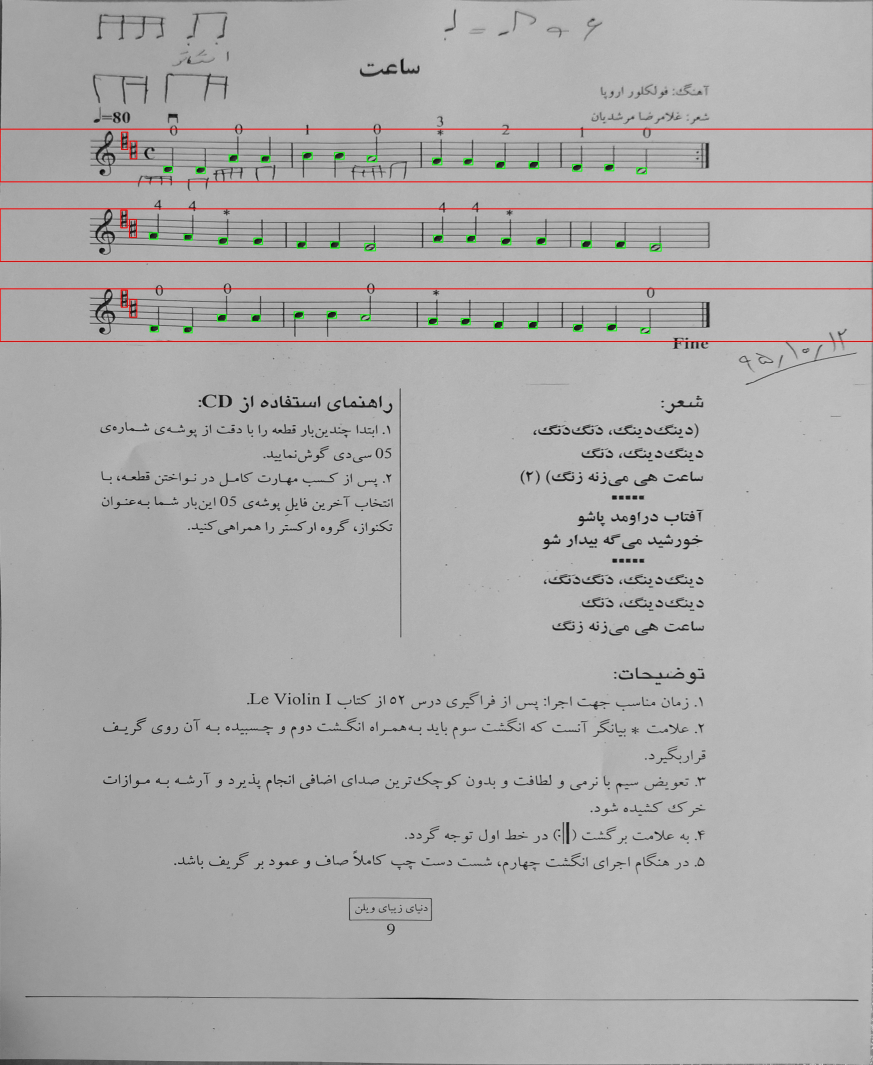
#> input picture res.jpg, 2619 x 3194 px, found by its file name (shown at 1/3 size)
$ python -i SheetScanner.py   (imports and definitions only)   (older library calls are emulated)
#> lines starting #> are read from the running program, lines starting #| are printed output that depends on the picture; after the words box and inside, x2 and y2 are one past the last pixel; in counts of white or black regions, pixels touching at a corner belong together
import cv2
import numpy as np
import math
import sys
import subprocess
import time

def lineLengthArr(array): #this function get an array of lines, and return an array of lines lengths
    result = np.array([])
    for line in array:
        line = line[0]
        length2 = ((line[0] - line[2])*(line[0] - line[2]) + (line[1] - line[3])*(line[1] - line[3]))
        #print(line)
        #print(length2)
        #print("Ssssssss")
        result=np.concatenate((result,[length2]))
    return result

def selectBestLines(array,resolution): #Removing lines which are near each other(keep only the biggest one)
    #threshold = 100000
    sumi= 0
    for lineIndex in range(len(array)):
        for secondLineIndex in range(lineIndex+1, len(array)):
            sumi += linesAverageDistance(array[lineIndex][0], array[secondLineIndex][0])

    threshold = int(sumi/(len(array)*(len(array)+1))/5)
    print("Line Distance Threshold: ",threshold)
    for lineIndex in range(len(array)):
        if(array[lineIndex][0][0] == -1):
            continue
        for secondLineIndex in range(lineIndex+1, len(array)):
            if (array[secondLineIndex][0][0] == -1):
                continue
            if(linesAverageDistance(array[lineIndex][0], array[secondLineIndex][0]) < threshold): # lines are almost the same
                if(lineLength(array[lineIndex][0]) < lineLength(array[secondLineIndex][0])):
                    array[lineIndex][0] = [-1, -1, -1, -1]
                    break
                else:
                    array[secondLineIndex][0] = [-1, -1, -1, -1]
                    break

            l1 = array[lineIndex][0]
            l2 = array[secondLineIndex][0]
            if(l1[0] - l1[2] != 0):
                k1 = (l1[1]-l1[3])/(l1[0] - l1[2])
                b1 = l1[1] - k1 * l1[0]
                theta1 = math.atan(k1) * 180 / math.pi
            else:
                k1 = 9999
                b1 = l1[0]
                theta1 = 90

            if(l2[0] - l2[2] != 0):
                k2 = (l2[1]-l2[3])/(l2[0] - l2[2])
                b2 = l2[1] - k2 * l2[0]
                theta2 = math.atan(k2) * 180 / math.pi
            else:
                k2 = 9999
                b2 = l2[0]
                theta2 = 90

            if(theta1<-45 and theta2>45):
                theta1 += 180
            elif(theta2<-45 and theta1>45):
                theta2 += 180
            factor = int(100*(resolution/2))
            if( (abs(theta1 - theta2)<10) and (abs(b1 - b2) < factor*(1+abs((theta2+theta1)/2)))):
                if(lineLength(array[lineIndex][0]) < lineLength(array[secondLineIndex][0])):
                    array[lineIndex][0] = [-1, -1, -1, -1]
                    break
                else:
                    array[secondLineIndex][0] = [-1, -1, -1, -1]
                    break
    bests = []
    for lineIndex in range(len(array)):
        if(not(array[lineIndex][0][0]==-1)):
            bests.append(array[lineIndex])
    return np.array(bests)

def linesAverageDistance(line1,line2): #this function calculate distance of two endpoints of two lines from each other
    length1 = ((line1[0] - line2[0]) * (line1[0] - line2[0]) + (line1[1] - line2[1]) * (line1[1] - line2[1]))
    length1 += ((line1[2] - line2[2]) * (line1[2] - line2[2]) + (line1[3] - line2[3]) * (line1[3] - line2[3]))
    length2 = ((line1[0] - line2[2]) * (line1[0] - line2[2]) + (line1[1] - line2[3]) * (line1[1] - line2[3]))
    length2 += ((line1[2] - line2[0]) * (line1[2] - line2[0]) + (line1[3] - line2[1]) * (line1[3] - line2[1]))
    return min(length1,length2)

def lineMinimumDistance(line1,line2): #this function calculate minimum distance of two endpoints of two lines from each other
    length1 = ((line1[0] - line2[0]) * (line1[0] - line2[0]) + (line1[1] - line2[1]) * (line1[1] - line2[1]))
    length2 = ((line1[2] - line2[2]) * (line1[2] - line2[2]) + (line1[3] - line2[3]) * (line1[3] - line2[3]))
    length3 = ((line1[0] - line2[2]) * (line1[0] - line2[2]) + (line1[1] - line2[3]) * (line1[1] - line2[3]))
    length4 = ((line1[2] - line2[0]) * (line1[2] - line2[0]) + (line1[3] - line2[1]) * (line1[3] - line2[1]))
    return min(length1,length2,length3,length4)

def lineLength(line): #this function get a line and return it's length
    length2 = ((line[0] - line[2]) * (line[0] - line[2]) + (line[1] - line[3]) * (line[1] - line[3]))
    return length2

# [15 lines left out: function line_intersection, not called in this run]

def findPoints(lines): #find intersection points of 4 lines
    minDisFromFirst = [0]
    for i in range(1, len(lines)):
        minDisFromFirst.append(lineMinimumDistance(lines[0][0], lines[i][0]))

    parallelToFirst = minDisFromFirst.index(max(minDisFromFirst))

    points = []
    for i in range(1, len(lines)):
        if(i != parallelToFirst):
            points.append(line_intersection(lines[i][0], lines[0][0]))
            points.append(line_intersection(lines[i][0], lines[parallelToFirst][0]))

    return np.array(points)


# [60 lines left out: functions order_points, four_point_transform, not called in this run]

def open_file(path):
    cmd = {'linux':'eog', 'win32':'explorer'}[sys.platform]
    subprocess.run([cmd, path])

def scan(sheetname):
#> called with sheetname = 'res.jpg'
    sheetAddress = "Sheets\\" + sheetname
    sheet = cv2.imread(sheetAddress, 0)
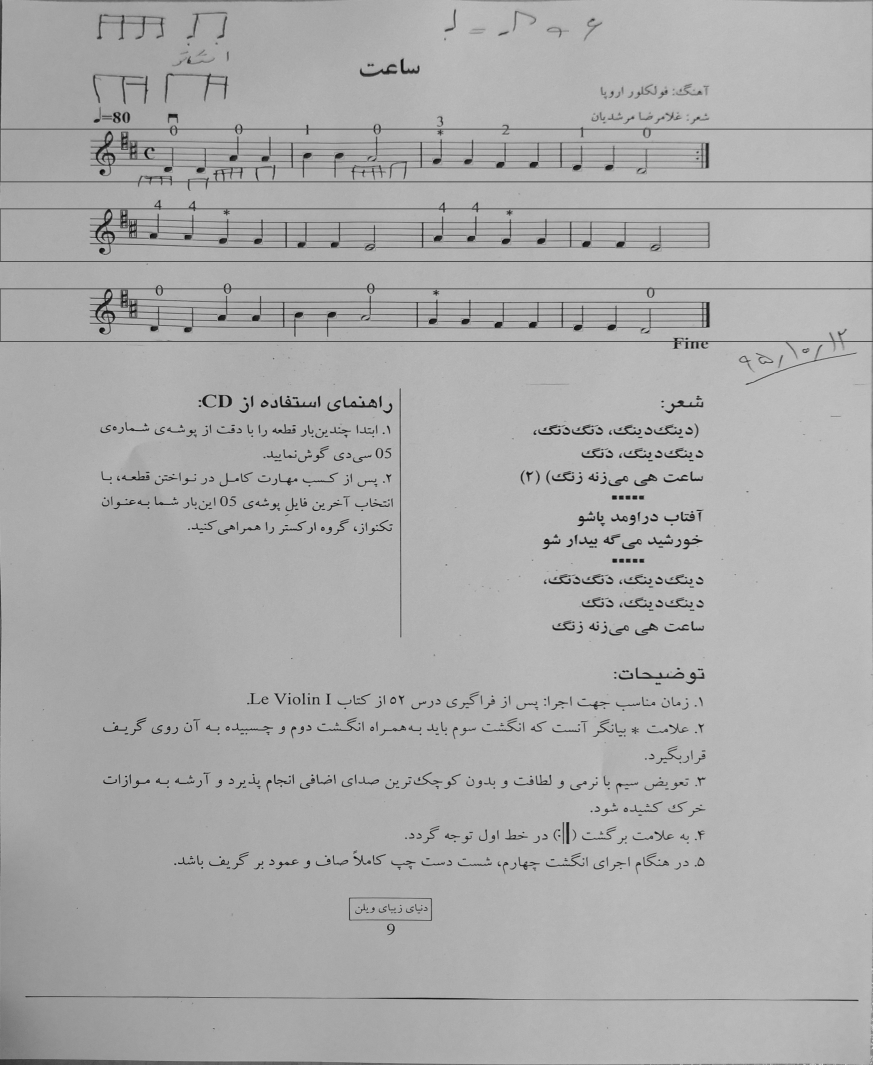
#> sheet: shape (3194, 2619) (shown at 1/3 size); min 0, max 233, mean 171.5
    sheetGrayScale = sheet
    ratio = int(sheet.shape[0]/600)
#> ratio = 5
    print("ratio",ratio)
#| ratio 5
    cv2.imwrite("Sheets\\original.jpg",sheet)
    open_file("Sheets\\original.jpg")
    time.sleep(1)


    sheetc = cv2.imread(sheetAddress,1)
#> sheetc is the input picture: shape (3194, 2619, 3); mean B, G, R 170.8, 171.1, 172.4
    imagHSL = cv2.cvtColor(sheetc,cv2.COLOR_BGR2HSV)
#> imagHSL: shape (3194, 2619, 3); mean H, S, V 3.4, 2.5, 172.7
    lower_gr = np.array([0,0,100])
    upper_gr = np.array([255,40,255])
    mask = cv2.inRange(imagHSL, lower_gr, upper_gr)
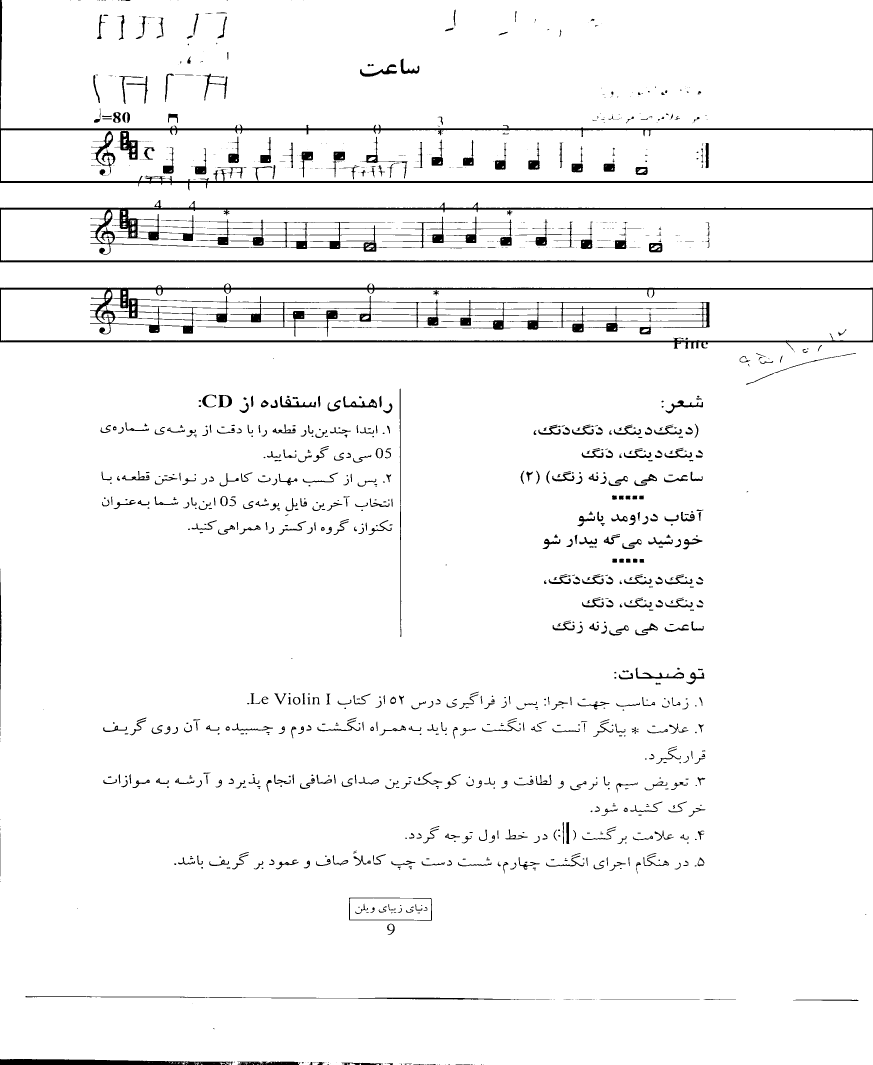
#> mask: shape (3194, 2619) (shown at 1/3 size); 96.3% white; 1243 black regions (491 under 20 px), largest, box (x1, y1, x2, y2) and area: (0, 850, 2619, 1052) 63001, (0, 600, 2619, 787) 50982, (0, 0, 2619, 571) 34576
    result = cv2.bitwise_and(sheetc,sheetc,mask=mask)
    sheetGrayScale = cv2.cvtColor(result,cv2.COLOR_HSV2BGR)
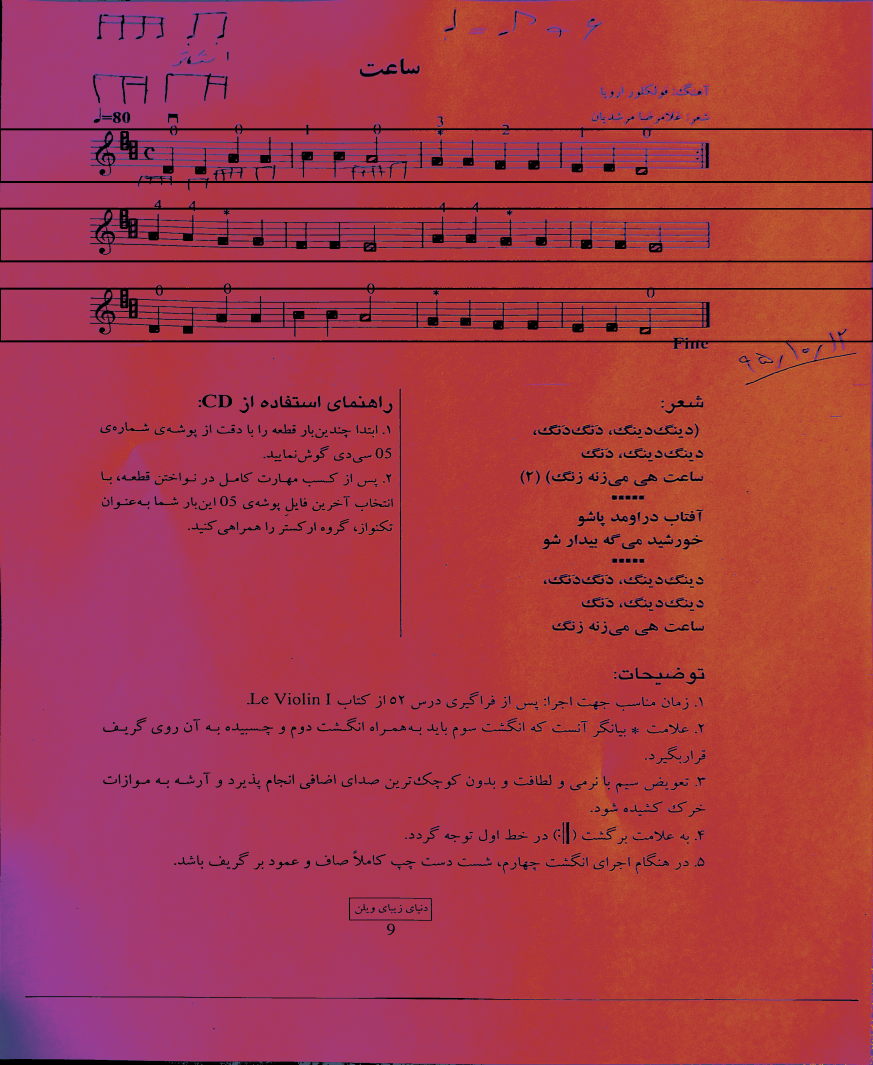
#> sheetGrayScale: shape (3194, 2619, 3) (shown at 1/3 size); mean B, G, R 72.2, 58, 167.5
    sheetGrayScale = cv2.cvtColor(sheetGrayScale,cv2.COLOR_BGR2GRAY)
#> sheetGrayScale: shape (3194, 2619)

    '''
    kernel = np.ones((10, 10), np.uint8)
    sheetGrayScale = cv2.morphologyEx(sheetGrayScale, cv2.MORPH_OPEN, kernel)
    '''
    kernel = np.ones((30,30),np.uint8)
    sheetGrayScale = cv2.morphologyEx(sheetGrayScale, cv2.MORPH_CLOSE, kernel)
    kernel = np.ones((40,40),np.uint8)
    sheetGrayScale = cv2.morphologyEx(sheetGrayScale, cv2.MORPH_OPEN, kernel)
    result = sheetGrayScale
    result = cv2.resize(result,(int(result.shape[1]/ratio),int(result.shape[0]/ratio))) #resizing image for getting fit in screen
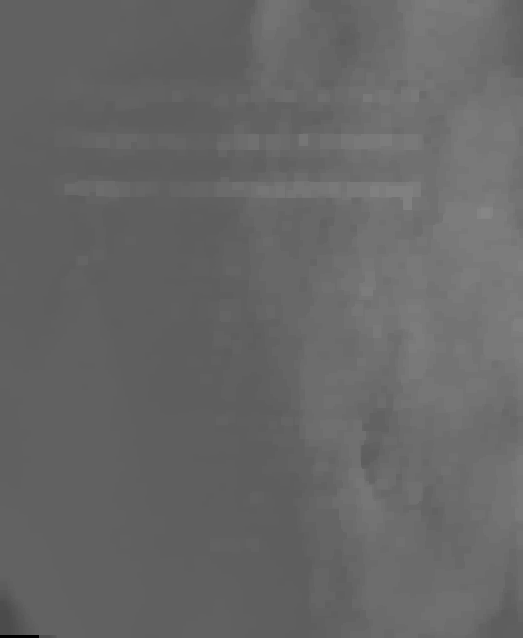
#> result: shape (638, 523); min 0, max 134, mean 102.8


    #showing Gray level of Original Picture
    #sheetResize = cv2.resize(sheet,(int(sheet.shape[1]/ratio),int(sheet.shape[0]/ratio))) #resizing image for getting fit in screen
    #cv2.imshow("OriginalPicture",sheetResize)

    #this part shows detected edges of image with canny algorithm
    sheetGrayScale = cv2.GaussianBlur(sheetGrayScale, (5, 5), 0)
    sheetEdges = cv2.Canny(sheetGrayScale, 50, 130) #canny min and max values are very important
#> sheetEdges: shape (3194, 2619); 0% white in thin lines or dots, all inside (x1, y1, x2, y2) = (0, 3178, 196, 3194)
    cv2.imwrite("Sheets\\Edges.jpg",sheetEdges)
    open_file("Sheets\\Edges.jpg")
    time.sleep(1)
    sheetEdgesResize = cv2.resize(sheetEdges, (int(sheetEdges.shape[1]/ratio), int(sheetEdges.shape[0]/ratio))) #resizing image for getting fit in screen
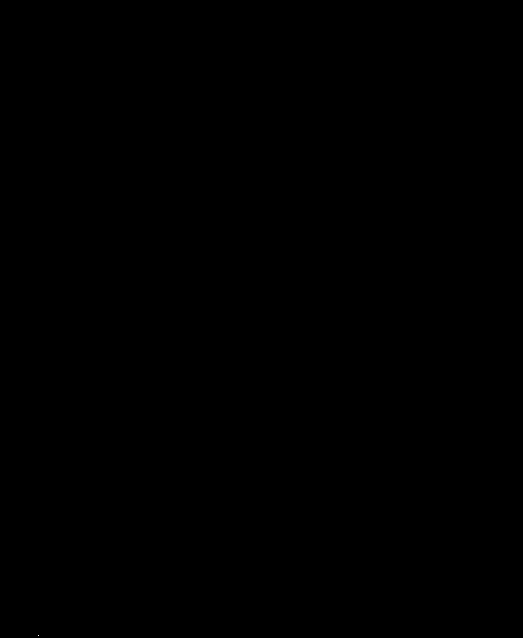
#> sheetEdgesResize: shape (638, 523); values 0 (black) and 1 (white), 0% white in thin lines or dots, all inside (x1, y1, x2, y2) = (38, 635, 39, 636)
    #cv2.imshow("Edges", sheetEdgesResize)


    #this part shows detected lines of edges of image with lsd algorithm
    lsd = cv2.createLineSegmentDetector(0)
    lines = lsd.detect(sheetEdges)[0]
#> lines = [[196, 3191.9, 196, 3180.6], [194.4, 3177.9, 0.624, 3177.5], [0.616, 3180.2, 68.14, 3178.9], [68.13, 3179.9, 191.9, 3179.9]]
    #sorting lines by their length
    predicate = lineLengthArr(lines)
#> the loop in lineLengthArr, `for line in array:` made 4 passes
#> (line, length2, result) on passes 1 to 4: ([196, 3191.9, 196, 3180.6], 126.6, [126.6]), ([194.4, 3177.9, 0.624, 3177.5], 37540.9, [126.6, 37540.9]), ([0.616, 3180.2, 68.14, 3178.9], 4560.9, [126.6, 37540.9, 4560.9]), ([68.13, 3179.9, 191.9, 3179.9], 15314.1, [126.6, 37540.9, 4560.9, 15314.1])
#> predicate = [126.6, 37540.9, 4560.9, 15314.1]
    order = np.argsort(predicate)
#> order = [0, 2, 3, 1]
    sortedLines = lines[order]
#> sortedLines = [[196, 3191.9, 196, 3180.6], [0.616, 3180.2, 68.14, 3178.9], [68.13, 3179.9, 191.9, 3179.9], [194.4, 3177.9, 0.624, 3177.5]]
    print(len(lines))
#| 4
    #fourBiggestLines = sortedLines
    fourBiggestLines = selectBestLines(sortedLines[-100:],ratio)[-4:] #this part needs to be improved. four lines must be selected using other methods
#> the loop in selectBestLines, `for lineIndex in range(len(array)):` made 4 passes
#> after the loop in selectBestLines, `for lineIndex in range(len(array)):`: sumi = 149907.3
#> in selectBestLines, `threshold = int(sumi/(len(array)*(len(array)+1))/5)`: threshold = 1499
#| Line Distance Threshold:  1499
#> the loop in selectBestLines, `for lineIndex in range(len(array)):` made 4 passes
#> after the loop in selectBestLines, `for lineIndex in range(len(array)):`: array = [[196, 3191.9, 196, 3180.6], [-1, -1, -1, -1], [-1, -1, -1, -1], [194.4, 3177.9, 0.624, 3177.5]]
#> in selectBestLines, `bests = []`: bests = []
#> the loop in selectBestLines, `for lineIndex in range(len(array)):` made 4 passes
#> after the loop in selectBestLines, `for lineIndex in range(len(array)):`: bests = [[[196, 3191.9, 196, 3180.6]], [[194.4, 3177.9, 0.624, 3177.5]]]
#> fourBiggestLines = [[196, 3191.9, 196, 3180.6], [194.4, 3177.9, 0.624, 3177.5]]
    print(len(fourBiggestLines))
#| 2
    print(fourBiggestLines)
#| [[[1.9598741e+02 3.1918767e+03 1.9596449e+02 3.1806243e+03]]
#|  [[1.9437808e+02 3.1778535e+03 6.2381327e-01 3.1774612e+03]]]
    fourPoints = findPoints(fourBiggestLines) #four corner points
#> the loop in findPoints, `for i in range(1, len(lines)):` made 1 pass
#> after the loop in findPoints, `for i in range(1, len(lines)):`: minDisFromFirst = [0, 10.19]
#> in findPoints, `parallelToFirst = minDisFromFirst.index(max(minDisFromFirst))`: parallelToFirst = 1
#> the loop in findPoints, `for i in range(1, len(lines)):` made 1 pass
#> after the loop in findPoints, `for i in range(1, len(lines)):`: points = []
#> fourPoints = empty array
    draw_img = lsd.drawSegments(sheet,fourBiggestLines)
#> (the run stopped early here; a loop or call above may not have finished)
